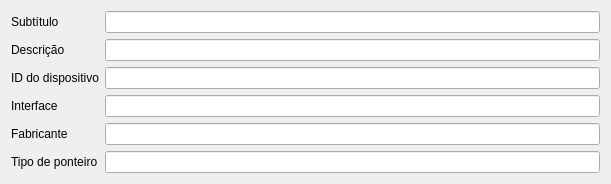
<?xml version="1.0" encoding="UTF-8"?>
<ui version="4.0">
 <class>PointDeviceTab</class>
 <widget class="QWidget" name="PointDeviceTab">
  <property name="geometry">
   <rect>
    <x>0</x>
    <y>0</y>
    <width>611</width>
    <height>170</height>
   </rect>
  </property>
  <property name="windowTitle">
   <string>Form</string>
  </property>
  <layout class="QGridLayout" name="gridLayout">
   <item row="0" column="0">
    <layout class="QFormLayout" name="formLayout">
     <item row="0" column="0">
      <widget class="QLabel" name="labelCaption">
       <property name="text">
        <string>Subtítulo</string>
       </property>
      </widget>
     </item>
     <item row="0" column="1">
      <widget class="QLineEdit" name="lineCaption">
       <property name="alignment">
        <set>Qt::AlignRight|Qt::AlignTrailing|Qt::AlignVCenter</set>
       </property>
       <property name="readOnly">
        <bool>true</bool>
       </property>
      </widget>
     </item>
     <item row="1" column="0">
      <widget class="QLabel" name="labelDescription">
       <property name="text">
        <string>Descrição</string>
       </property>
      </widget>
     </item>
     <item row="1" column="1">
      <widget class="QLineEdit" name="lineDescription">
       <property name="alignment">
        <set>Qt::AlignRight|Qt::AlignTrailing|Qt::AlignVCenter</set>
       </property>
       <property name="readOnly">
        <bool>true</bool>
       </property>
      </widget>
     </item>
     <item row="2" column="0">
      <widget class="QLabel" name="labelDeviceID">
       <property name="text">
        <string>ID do dispositivo</string>
       </property>
      </widget>
     </item>
     <item row="2" column="1">
      <widget class="QLineEdit" name="lineDeviceID">
       <property name="alignment">
        <set>Qt::AlignRight|Qt::AlignTrailing|Qt::AlignVCenter</set>
       </property>
       <property name="readOnly">
        <bool>true</bool>
       </property>
      </widget>
     </item>
     <item row="3" column="0">
      <widget class="QLabel" name="labelDeviceInterface">
       <property name="text">
        <string>Interface</string>
       </property>
      </widget>
     </item>
     <item row="3" column="1">
      <widget class="QLineEdit" name="lineDeviceInterface">
       <property name="alignment">
        <set>Qt::AlignRight|Qt::AlignTrailing|Qt::AlignVCenter</set>
       </property>
       <property name="readOnly">
        <bool>true</bool>
       </property>
      </widget>
     </item>
     <item row="4" column="0">
      <widget class="QLabel" name="labelManufacturer">
       <property name="text">
        <string>Fabricante</string>
       </property>
      </widget>
     </item>
     <item row="4" column="1">
      <widget class="QLineEdit" name="lineManufacturer">
       <property name="alignment">
        <set>Qt::AlignRight|Qt::AlignTrailing|Qt::AlignVCenter</set>
       </property>
       <property name="readOnly">
        <bool>true</bool>
       </property>
      </widget>
     </item>
     <item row="5" column="0">
      <widget class="QLabel" name="labelPointingType">
       <property name="text">
        <string>Tipo de ponteiro</string>
       </property>
      </widget>
     </item>
     <item row="5" column="1">
      <widget class="QLineEdit" name="linePointingType">
       <property name="alignment">
        <set>Qt::AlignRight|Qt::AlignTrailing|Qt::AlignVCenter</set>
       </property>
       <property name="readOnly">
        <bool>true</bool>
       </property>
      </widget>
     </item>
    </layout>
   </item>
  </layout>
 </widget>
 <resources/>
 <connections/>
</ui>
